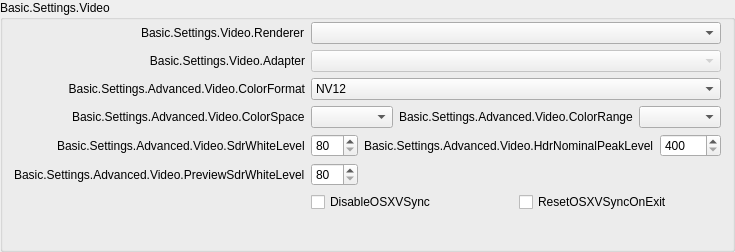
                 <widget class="QGroupBox" name="advancedVideoContainer">
                  <property name="title">
                   <string>Basic.Settings.Video</string>
                  </property>
                  <layout class="QFormLayout" name="formLayout_14">
                   <property name="fieldGrowthPolicy">
                    <enum>QFormLayout::AllNonFixedFieldsGrow</enum>
                   </property>
                   <property name="labelAlignment">
                    <set>Qt::AlignRight|Qt::AlignTrailing|Qt::AlignVCenter</set>
                   </property>
                   <property name="topMargin">
                    <number>2</number>
                   </property>
                   <item row="0" column="0">
                    <widget class="QLabel" name="rendererLabel">
                     <property name="text">
                      <string>Basic.Settings.Video.Renderer</string>
                     </property>
                     <property name="buddy">
                      <cstring>renderer</cstring>
                     </property>
                    </widget>
                   </item>
                   <item row="0" column="1">
                    <widget class="QComboBox" name="renderer">
                     <property name="currentText">
                      <string notr="true"/>
                     </property>
                    </widget>
                   </item>
                   <item row="1" column="0">
                    <widget class="QLabel" name="adapterLabel">
                     <property name="text">
                      <string>Basic.Settings.Video.Adapter</string>
                     </property>
                     <property name="alignment">
                      <set>Qt::AlignRight|Qt::AlignTrailing|Qt::AlignVCenter</set>
                     </property>
                     <property name="buddy">
                      <cstring>adapter</cstring>
                     </property>
                    </widget>
                   </item>
                   <item row="1" column="1">
                    <widget class="QComboBox" name="adapter">
                     <property name="enabled">
                      <bool>false</bool>
                     </property>
                     <property name="currentText">
                      <string notr="true"/>
                     </property>
                    </widget>
                   </item>
                   <item row="2" column="0">
                    <widget class="QLabel" name="label_30">
                     <property name="minimumSize">
                      <size>
                       <width>0</width>
                       <height>0</height>
                      </size>
                     </property>
                     <property name="text">
                      <string>Basic.Settings.Advanced.Video.ColorFormat</string>
                     </property>
                     <property name="alignment">
                      <set>Qt::AlignRight|Qt::AlignTrailing|Qt::AlignVCenter</set>
                     </property>
                     <property name="buddy">
                      <cstring>colorFormat</cstring>
                     </property>
                    </widget>
                   </item>
                   <item row="2" column="1">
                    <widget class="QComboBox" name="colorFormat">
                     <item>
                      <property name="text">
                       <string notr="true">NV12</string>
                      </property>
                     </item>
                     <item>
                      <property name="text">
                       <string notr="true">I420</string>
                      </property>
                     </item>
                     <item>
                      <property name="text">
                       <string notr="true">I444</string>
                      </property>
                     </item>
                     <item>
                      <property name="text">
                       <string notr="true">P010</string>
                      </property>
                     </item>
                     <item>
                      <property name="text">
                       <string notr="true">I010</string>
                      </property>
                     </item>
                     <item>
                      <property name="text">
                       <string notr="true">RGB</string>
                      </property>
                     </item>
                    </widget>
                   </item>
                   <item row="3" column="0">
                    <widget class="QLabel" name="label_33">
                     <property name="text">
                      <string>Basic.Settings.Advanced.Video.ColorSpace</string>
                     </property>
                     <property name="buddy">
                      <cstring>colorSpace</cstring>
                     </property>
                    </widget>
                   </item>
                   <item row="3" column="1">
                    <layout class="QHBoxLayout" name="horizontalLayout_20">
                     <property name="leftMargin">
                      <number>0</number>
                     </property>
                     <property name="topMargin">
                      <number>0</number>
                     </property>
                     <property name="rightMargin">
                      <number>0</number>
                     </property>
                     <property name="bottomMargin">
                      <number>0</number>
                     </property>
                     <item>
                      <widget class="QComboBox" name="colorSpace"/>
                     </item>
                     <item>
                      <widget class="QLabel" name="label_34">
                       <property name="sizePolicy">
                        <sizepolicy hsizetype="Maximum" vsizetype="Preferred">
                         <horstretch>0</horstretch>
                         <verstretch>0</verstretch>
                        </sizepolicy>
                       </property>
                       <property name="text">
                        <string>Basic.Settings.Advanced.Video.ColorRange</string>
                       </property>
                       <property name="buddy">
                        <cstring>colorRange</cstring>
                       </property>
                      </widget>
                     </item>
                     <item>
                      <widget class="QComboBox" name="colorRange"/>
                     </item>
                    </layout>
                   </item>
                   <item row="4" column="0">
                    <widget class="QLabel" name="label_sdrWhiteLevel">
                     <property name="text">
                      <string>Basic.Settings.Advanced.Video.SdrWhiteLevel</string>
                     </property>
                     <property name="buddy">
                      <cstring>sdrWhiteLevel</cstring>
                     </property>
                    </widget>
                   </item>
                   <item row="4" column="1">
                    <layout class="QHBoxLayout" name="horizontalLayout_sdrPaperWhite">
                     <property name="leftMargin">
                      <number>0</number>
                     </property>
                     <property name="topMargin">
                      <number>0</number>
                     </property>
                     <property name="rightMargin">
                      <number>0</number>
                     </property>
                     <property name="bottomMargin">
                      <number>0</number>
                     </property>
                     <item>
                      <widget class="QSpinBox" name="sdrWhiteLevel">
                       <property name="minimum">
                        <number>80</number>
                       </property>
                       <property name="maximum">
                        <number>480</number>
                       </property>
                      </widget>
                     </item>
                     <item>
                      <widget class="QLabel" name="label_hdrNominalPeakLevel">
                       <property name="sizePolicy">
                        <sizepolicy hsizetype="Maximum" vsizetype="Preferred">
                         <horstretch>0</horstretch>
                         <verstretch>0</verstretch>
                        </sizepolicy>
                       </property>
                       <property name="text">
                        <string>Basic.Settings.Advanced.Video.HdrNominalPeakLevel</string>
                       </property>
                       <property name="buddy">
                        <cstring>hdrNominalPeakLevel</cstring>
                       </property>
                      </widget>
                     </item>
                     <item>
                      <widget class="QSpinBox" name="hdrNominalPeakLevel">
                       <property name="minimum">
                        <number>400</number>
                       </property>
                       <property name="maximum">
                        <number>10000</number>
                       </property>
                      </widget>
                     </item>
                    </layout>
                   </item>
                   <item row="5" column="0">
                    <widget class="QLabel" name="label_previewSdrWhiteLevel">
                     <property name="text">
                      <string>Basic.Settings.Advanced.Video.PreviewSdrWhiteLevel</string>
                     </property>
                     <property name="buddy">
                      <cstring>previewSdrWhiteLevel</cstring>
                     </property>
                    </widget>
                   </item>
                   <item row="5" column="1">
                    <layout class="QHBoxLayout" name="horizontalLayout_previewSdrWhiteLevel">
                     <property name="leftMargin">
                      <number>0</number>
                     </property>
                     <property name="topMargin">
                      <number>0</number>
                     </property>
                     <property name="rightMargin">
                      <number>0</number>
                     </property>
                     <property name="bottomMargin">
                      <number>0</number>
                     </property>
                     <item>
                      <widget class="QSpinBox" name="previewSdrWhiteLevel">
                       <property name="minimum">
                        <number>80</number>
                       </property>
                       <property name="maximum">
                        <number>480</number>
                       </property>
                      </widget>
                     </item>
                     <item>
                      <spacer name="horizontalSpacer_118">
                       <property name="orientation">
                         <enum>Qt::Horizontal</enum>
                       </property>
                       <property name="sizeHint" stdset="0">
                         <size>
                         <width>170</width>
                         <height>20</height>
                         </size>
                       </property>
                      </spacer>
                     </item>
                    </layout>
                   </item>
                   <item row="6" column="1">
                    <layout class="QHBoxLayout" name="horizontalLayout_18">
                     <property name="leftMargin">
                      <number>0</number>
                     </property>
                     <property name="topMargin">
                      <number>0</number>
                     </property>
                     <property name="rightMargin">
                      <number>0</number>
                     </property>
                     <property name="bottomMargin">
                      <number>0</number>
                     </property>
                     <item>
                      <widget class="QCheckBox" name="disableOSXVSync">
                       <property name="text">
                        <string>DisableOSXVSync</string>
                       </property>
                      </widget>
                     </item>
                     <item>
                      <widget class="QCheckBox" name="resetOSXVSync">
                       <property name="text">
                        <string>ResetOSXVSyncOnExit</string>
                       </property>
                      </widget>
                     </item>
                    </layout>
                   </item>
                   <item row="7" column="0">
                    <spacer name="horizontalSpacer_12">
                     <property name="orientation">
                      <enum>Qt::Horizontal</enum>
                     </property>
                     <property name="sizeHint" stdset="0">
                      <size>
                       <width>170</width>
                       <height>20</height>
                      </size>
                     </property>
                    </spacer>
                   </item>
                  </layout>
                 </widget>
